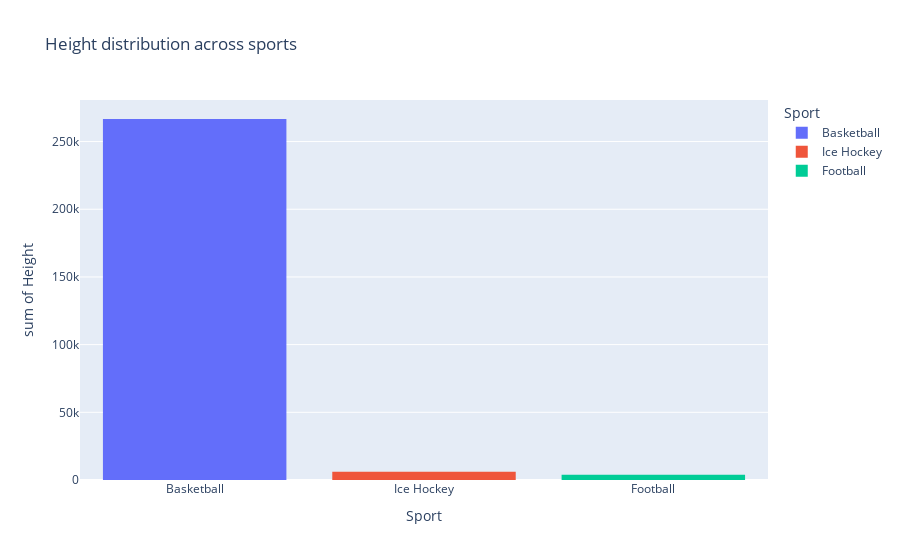

Source (notebook cell):
### Markdown cell above
#### Which sport has the tallest athletes?

### Code cell
olympic_data_sports_height = olympic_data_sports.query("Height > 195")

fig = px.histogram(
    data_frame=olympic_data_sports_height,
    color='Sport',
    x="Sport",
    y = "Height",
    title="Height distribution across sports"
)

fig.show()

### Figure 1 — Plotly figure (JSON) as saved in the notebook; plotly's stock layout.template omitted (floating-point values rounded to 4 significant figures; data arrays with more than 128 entries replaced by an {"elided": "..."} marker saying what was removed)
{"data": [{"alignmentgroup": "True", "bingroup": "x", "histfunc": "sum", "hovertemplate": "Sport=%{x}<br>sum of Height=%{y}<extra></extra>", "legendgroup": "Basketball", "marker": {"color": "#636efa", "pattern": {"shape": ""}}, "name": "Basketball", "offsetgroup": "Basketball", "orientation": "v", "showlegend": true, "type": "histogram", "x": {"elided": "1310 str values"}, "xaxis": "x", "y": {"elided": "1310 int values"}, "yaxis": "y"}, {"alignmentgroup": "True", "bingroup": "x", "histfunc": "sum", "hovertemplate": "Sport=%{x}<br>sum of Height=%{y}<extra></extra>", "legendgroup": "Ice Hockey", "marker": {"color": "#EF553B", "pattern": {"shape": ""}}, "name": "Ice Hockey", "offsetgroup": "Ice Hockey", "orientation": "v", "showlegend": true, "type": "histogram", "x": ["Ice Hockey", "Ice Hockey", "Ice Hockey", "Ice Hockey", "Ice Hockey", "Ice Hockey", "Ice Hockey", "Ice Hockey", "Ice Hockey", "Ice Hockey", "Ice Hockey", "Ice Hockey", "Ice Hockey", "Ice Hockey", "Ice Hockey", "Ice Hockey", "Ice Hockey", "Ice Hockey", "Ice Hockey", "Ice Hockey", "Ice Hockey", "Ice Hockey", "Ice Hockey", "Ice Hockey", "Ice Hockey", "Ice Hockey", "Ice Hockey", "Ice Hockey", "Ice Hockey", "Ice Hockey", "Ice Hockey"], "xaxis": "x", "y": [196, 196, 197, 200, 199, 199, 206, 206, 206, 198, 199, 198, 198, 196, 196, 196, 201, 201, 196, 196, 198, 198, 198, 198, 196, 196, 196, 196, 197, 196, 197], "yaxis": "y"}, {"alignmentgroup": "True", "bingroup": "x", "histfunc": "sum", "hovertemplate": "Sport=%{x}<br>sum of Height=%{y}<extra></extra>", "legendgroup": "Football", "marker": {"color": "#00cc96", "pattern": {"shape": ""}}, "name": "Football", "offsetgroup": "Football", "orientation": "v", "showlegend": true, "type": "histogram", "x": ["Football", "Football", "Football", "Football", "Football", "Football", "Football", "Football", "Football", "Football", "Football", "Football", "Football", "Football", "Football", "Football", "Football", "Football", "Football", "Football"], "xaxis": "x", "y": [197, 200, 199, 196, 196, 200, 198, 196, 197, 196, 197, 196, 199, 196, 198, 197, 197, 196, 196, 197], "yaxis": "y"}], "layout": {"barmode": "relative", "legend": {"title": {"text": "Sport"}, "tracegroupgap": 0}, "title": {"text": "Height distribution across sports"}, "xaxis": {"anchor": "y", "categoryarray": ["Basketball", "Ice Hockey", "Football"], "categoryorder": "array", "domain": [0, 1], "title": {"text": "Sport"}}, "yaxis": {"anchor": "x", "domain": [0, 1], "title": {"text": "sum of Height"}}}}
